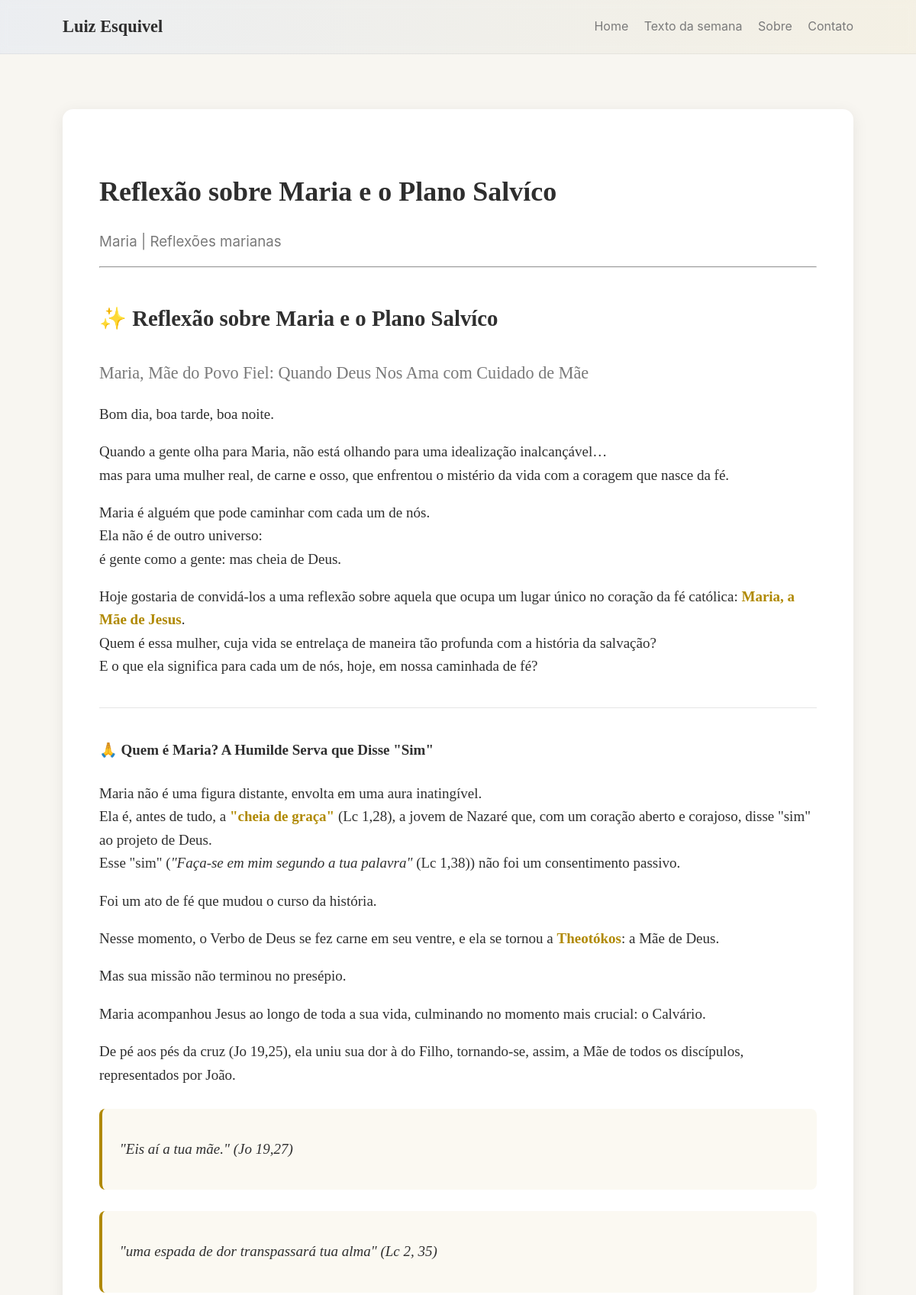
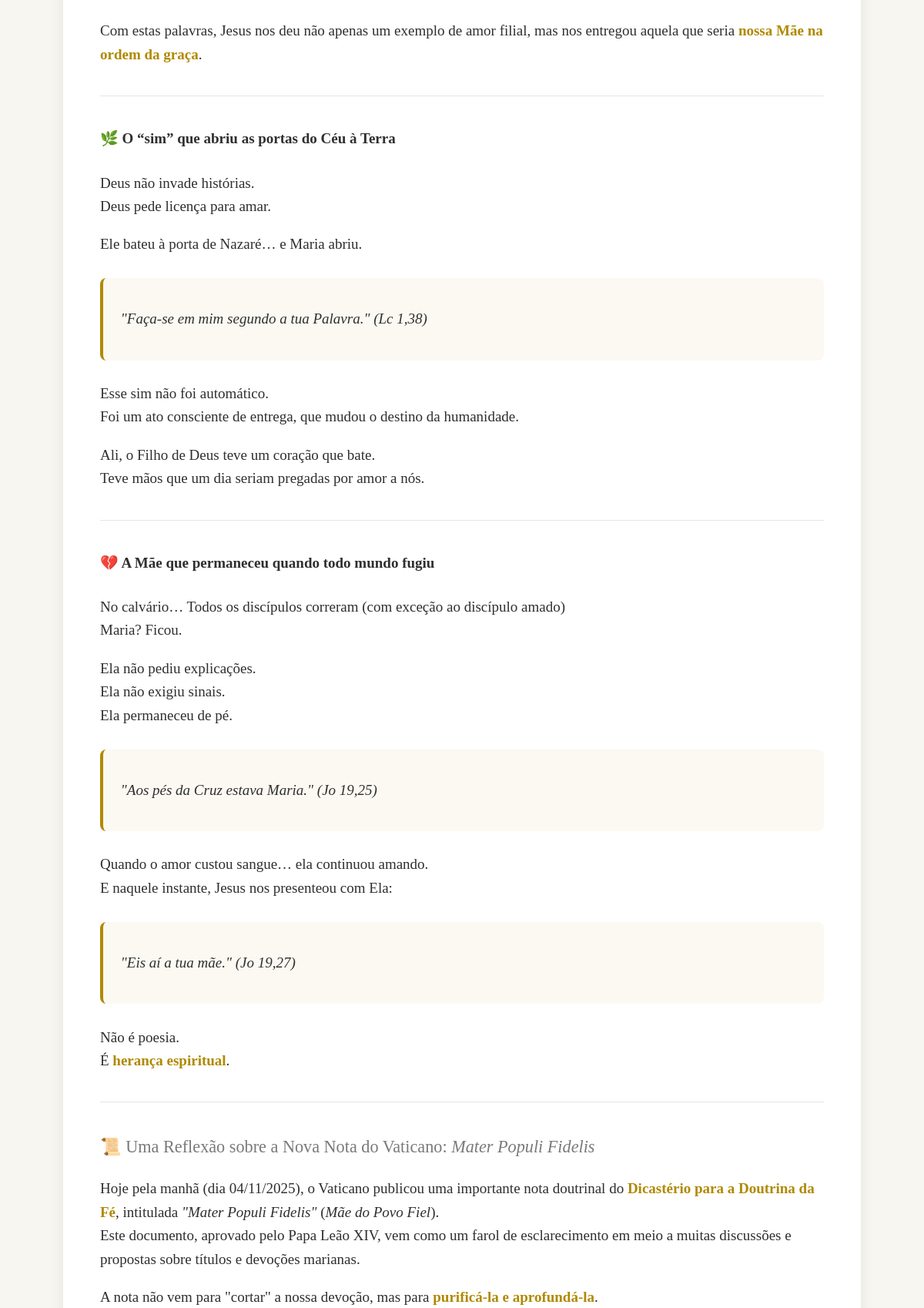
Screenshot of /texto-da-semana (upper part) with the database file from the repository (2 pictures, top to bottom).
### models.py (models this page shows)
class Text(db.Model):
    id = db.Column(db.Integer, primary_key=True)
    title = db.Column(db.String(300), nullable=False)
    subtitle = db.Column(db.String(400))
    body = db.Column(db.Text)
    published = db.Column(db.Boolean, default=False)
    section_id = db.Column(db.Integer, db.ForeignKey('section.id'), nullable=True)
    created_at = db.Column(db.DateTime, default=datetime.utcnow)

### routes/public_routes.py (the view)
@public_bp.route('/texto-da-semana')
def texto_da_semana():
    WeeklyText.rotate_weekly_text()  # garante atualização automática
    current = WeeklyText.query.filter_by(active=True).first()
    if not current:
        flash("Nenhum texto da semana disponível.", "info")
        return redirect(url_for('public.home'))
    html = markdown2.markdown(current.text.body or '')
    return render_template('public/texto_semana.html', text=current.text, html=html)

### models.py (called while the page is built, shortened)
    @staticmethod
    def rotate_weekly_text():
        current = WeeklyText.query.filter_by(active=True).first()

### templates/public/texto_semana.html
{% extends "_base.html" %}
{% block content %}
  <article class="text-full">
    <h1>{{ text.title }}</h1>
    {% if text.subtitle %}<h3>{{ text.subtitle }}</h3>{% endif %}
    <hr/>
    <div class="text-body">{{ html|safe }}</div>
  </article>
{% endblock %}

### static/css/main.css (style rules this page uses)
:root { --bg: #f8f6f1; --surface: #ffffff; --text: #2e2e2e; --muted: #7a7a7a; --accent: #0b5fff; --gold: #b08900; --radius: 14px; --max-width: 1100px; --font-serif: "EB Garamond", serif; --font-sans: "Inter", sans-serif; }
* { box-sizing: border-box; }
body { margin: 0; background: var(--bg); color: var(--text); font-family: var(--font-sans); line-height: 1.7; overflow-x: hidden; }
.text-full { background: var(--surface); padding: 48px; border-radius: var(--radius); box-shadow: 0 4px 20px rgba(0,0,0,0.08); margin-top: 40px; }
.text-full h1 { font-family: var(--font-serif); font-size: 36px; margin-bottom: 8px; }
.text-full h3 { color: var(--muted); font-weight: normal; margin-bottom: 16px; }
.text-body { font-family: var(--font-serif); font-size: 19px; line-height: 1.8; color: #2f2f2f; }
.text-body p { margin-bottom: 1em; }
.text-body h1, .text-body h2, .text-body p, .text-body ul { margin-bottom: 1em; line-height: 1.6; }
.text-body h1 { font-size: 1.8rem; margin-top: 1.5em; }
.text-body blockquote { border-left: 4px solid var(--gold); background: rgba(176,140,0,0.05); padding: 1em 1.2em; margin: 1.5em 0; border-radius: 8px; font-style: italic; }
.text-body hr { border: none; border-top: 1px solid rgba(0,0,0,0.1); margin: 2em 0; }
.text-body strong { color: var(--gold); }

### rows the page displays
Text: title "Reflexão sobre Maria e o Plano Salvíco", subtitle "Maria | Reflexões marianas"
